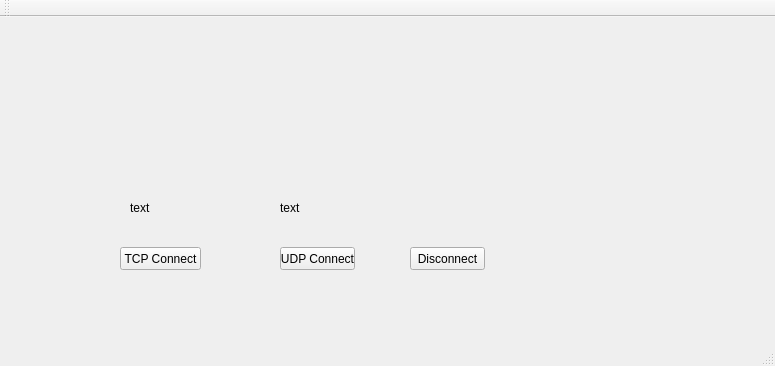
<?xml version="1.0" encoding="UTF-8"?>
<ui version="4.0">
 <class>MainWindow</class>
 <widget class="QMainWindow" name="MainWindow">
  <property name="geometry">
   <rect>
    <x>0</x>
    <y>0</y>
    <width>775</width>
    <height>366</height>
   </rect>
  </property>
  <property name="windowTitle">
   <string>MainWindow</string>
  </property>
  <widget class="QWidget" name="centralWidget">
   <widget class="QPushButton" name="TCPConnectButton">
    <property name="geometry">
     <rect>
      <x>120</x>
      <y>230</y>
      <width>81</width>
      <height>23</height>
     </rect>
    </property>
    <property name="text">
     <string>TCP Connect</string>
    </property>
   </widget>
   <widget class="QPushButton" name="DisconnectButton">
    <property name="geometry">
     <rect>
      <x>410</x>
      <y>230</y>
      <width>75</width>
      <height>23</height>
     </rect>
    </property>
    <property name="text">
     <string>Disconnect</string>
    </property>
   </widget>
   <widget class="QLabel" name="TCPlabel">
    <property name="geometry">
     <rect>
      <x>130</x>
      <y>180</y>
      <width>111</width>
      <height>21</height>
     </rect>
    </property>
    <property name="text">
     <string>text</string>
    </property>
   </widget>
   <widget class="QPushButton" name="UDPConnectButton">
    <property name="geometry">
     <rect>
      <x>280</x>
      <y>230</y>
      <width>75</width>
      <height>23</height>
     </rect>
    </property>
    <property name="text">
     <string>UDP Connect</string>
    </property>
   </widget>
   <widget class="QLabel" name="UDPlabel">
    <property name="geometry">
     <rect>
      <x>280</x>
      <y>180</y>
      <width>111</width>
      <height>21</height>
     </rect>
    </property>
    <property name="text">
     <string>text</string>
    </property>
   </widget>
  </widget>
  <widget class="QMenuBar" name="menuBar">
   <property name="geometry">
    <rect>
     <x>0</x>
     <y>0</y>
     <width>775</width>
     <height>21</height>
    </rect>
   </property>
  </widget>
  <widget class="QToolBar" name="mainToolBar">
   <attribute name="toolBarArea">
    <enum>TopToolBarArea</enum>
   </attribute>
   <attribute name="toolBarBreak">
    <bool>false</bool>
   </attribute>
  </widget>
  <widget class="QStatusBar" name="statusBar"/>
 </widget>
 <layoutdefault spacing="6" margin="11"/>
 <resources/>
 <connections/>
</ui>
